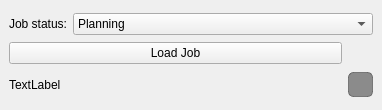
<?xml version="1.0" encoding="UTF-8"?>
<ui version="4.0">
 <class>Form</class>
 <widget class="QWidget" name="Form">
  <property name="geometry">
   <rect>
    <x>0</x>
    <y>0</y>
    <width>382</width>
    <height>110</height>
   </rect>
  </property>
  <property name="maximumSize">
   <size>
    <width>16777215</width>
    <height>16777215</height>
   </size>
  </property>
  <property name="windowTitle">
   <string>Form</string>
  </property>
  <layout class="QVBoxLayout" name="verticalLayout_2">
   <property name="leftMargin">
    <number>0</number>
   </property>
   <property name="topMargin">
    <number>0</number>
   </property>
   <property name="rightMargin">
    <number>0</number>
   </property>
   <property name="bottomMargin">
    <number>0</number>
   </property>
   <item>
    <widget class="QWidget" name="nest_widget" native="true">
     <property name="sizePolicy">
      <sizepolicy hsizetype="Ignored" vsizetype="Preferred">
       <horstretch>0</horstretch>
       <verstretch>0</verstretch>
      </sizepolicy>
     </property>
     <layout class="QVBoxLayout" name="verticalLayout_3">
      <property name="leftMargin">
       <number>9</number>
      </property>
      <property name="topMargin">
       <number>9</number>
      </property>
      <property name="rightMargin">
       <number>9</number>
      </property>
      <property name="bottomMargin">
       <number>9</number>
      </property>
      <item>
       <layout class="QVBoxLayout" name="verticalLayout">
        <item>
         <layout class="QHBoxLayout" name="horizontalLayout" stretch="0,1">
          <item>
           <widget class="QLabel" name="label">
            <property name="text">
             <string>Job status:</string>
            </property>
           </widget>
          </item>
          <item>
           <widget class="QComboBox" name="comboBox_job_status">
            <item>
             <property name="text">
              <string>Planning</string>
             </property>
            </item>
            <item>
             <property name="text">
              <string>Quoting</string>
             </property>
            </item>
            <item>
             <property name="text">
              <string>Quoted</string>
             </property>
            </item>
            <item>
             <property name="text">
              <string>Template</string>
             </property>
            </item>
            <item>
             <property name="text">
              <string>Workspace</string>
             </property>
            </item>
            <item>
             <property name="text">
              <string>Archive</string>
             </property>
            </item>
           </widget>
          </item>
         </layout>
        </item>
        <item>
         <layout class="QHBoxLayout" name="horizontalLayout_2" stretch="1,0">
          <item>
           <widget class="QPushButton" name="pushButton_load_job">
            <property name="toolTip">
             <string>Loads the selected job into a new tab for detailed viewing and editing.</string>
            </property>
            <property name="text">
             <string>Load Job</string>
            </property>
           </widget>
          </item>
          <item>
           <widget class="QPushButton" name="pushButton_open_in_browser">
            <property name="sizePolicy">
             <sizepolicy hsizetype="Fixed" vsizetype="Fixed">
              <horstretch>0</horstretch>
              <verstretch>0</verstretch>
             </sizepolicy>
            </property>
            <property name="minimumSize">
             <size>
              <width>25</width>
              <height>25</height>
             </size>
            </property>
            <property name="maximumSize">
             <size>
              <width>25</width>
              <height>25</height>
             </size>
            </property>
            <property name="cursor">
             <cursorShape>PointingHandCursor</cursorShape>
            </property>
            <property name="toolTip">
             <string>Will open up the printout in your default web browser.</string>
            </property>
            <property name="styleSheet">
             <string notr="true">
QPushButton#pushButton_open_in_browser:flat {
    background-color: transparent;
	border-color: transparent;
}
</string>
            </property>
            <property name="text">
             <string/>
            </property>
            <property name="icon">
             <iconset>
              <normalon>../icons/website.png</normalon>
             </iconset>
            </property>
            <property name="flat">
             <bool>true</bool>
            </property>
           </widget>
          </item>
         </layout>
        </item>
        <item>
         <layout class="QHBoxLayout" name="horizontalLayout_3" stretch="1,0">
          <item>
           <widget class="QLabel" name="label_modified_date">
            <property name="styleSheet">
             <string notr="true">padding: 0px</string>
            </property>
            <property name="text">
             <string>TextLabel</string>
            </property>
            <property name="wordWrap">
             <bool>true</bool>
            </property>
           </widget>
          </item>
          <item>
           <widget class="QPushButton" name="pushButton_delete">
            <property name="minimumSize">
             <size>
              <width>25</width>
              <height>25</height>
             </size>
            </property>
            <property name="maximumSize">
             <size>
              <width>25</width>
              <height>25</height>
             </size>
            </property>
            <property name="styleSheet">
             <string notr="true">
QPushButton#pushButton_delete {
    background-color: rgba(71, 71, 71, 0.6);
	border: 1px solid rgba(71, 71, 71, 0.6);
	border-radius: 5px;
}

QPushButton:hover#pushButton_delete {
    border-color: #e73b40;
}

QPushButton:pressed#pushButton_delete {
    background-color: #e73b40;
}</string>
            </property>
            <property name="text">
             <string/>
            </property>
            <property name="icon">
             <iconset>
              <normalon>../icons/trash.png</normalon>
             </iconset>
            </property>
           </widget>
          </item>
         </layout>
        </item>
       </layout>
      </item>
     </layout>
    </widget>
   </item>
  </layout>
 </widget>
 <resources/>
 <connections/>
</ui>
